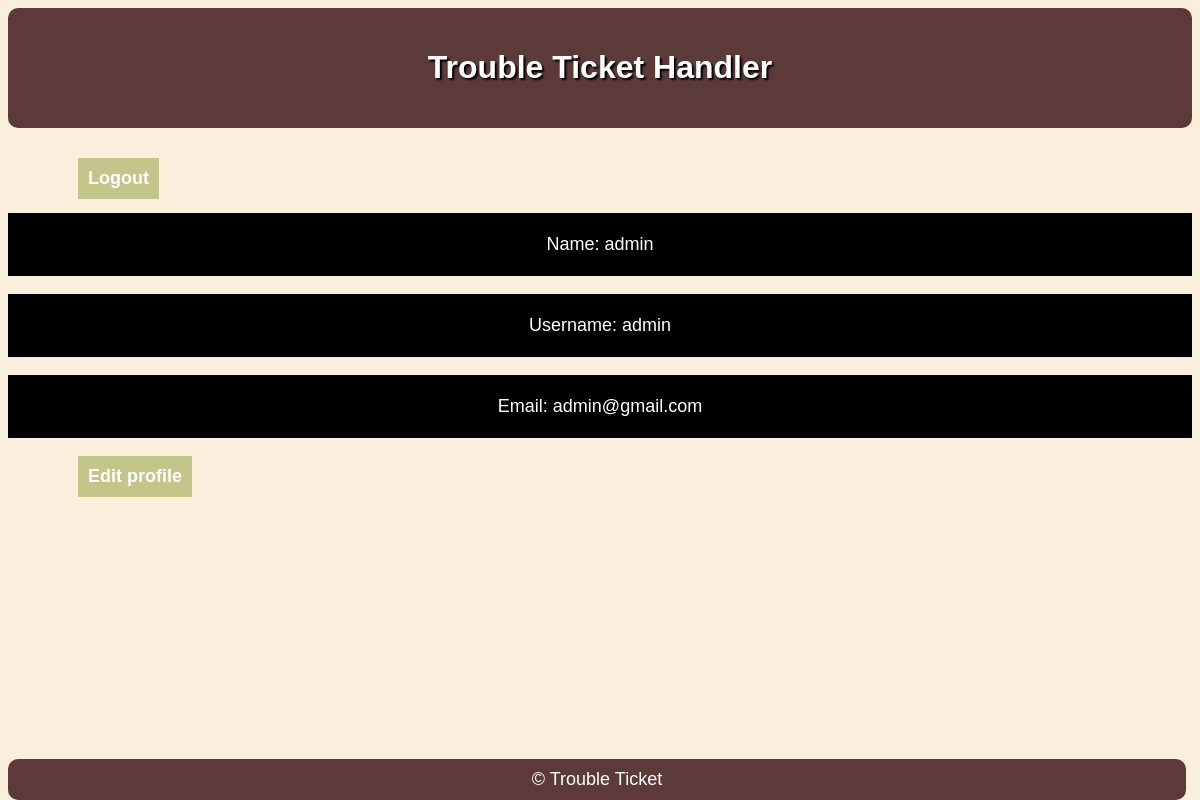
The app's page /profile.php (signed in) with its own data.
### tables this page shows
CREATE TABLE user (
  id INTEGER PRIMARY KEY AUTOINCREMENT,
  status TEXT NOT NULL,
  name TEXT NOT NULL,
  username TEXT UNIQUE NOT NULL,
  password TEXT NOT NULL,
  email TEXT NOT NULL,
  department TEXT
);

### profile.php (the view, shortened to what this page needs)
<?php
$db = getDataBaseConnection();
$stmt = $db->prepare("SELECT * FROM user WHERE id = :id");
$stmt->bindParam(':id', $_SESSION['user_id']);
$stmt->execute();
$user = $stmt->fetch();
?>
<!DOCTYPE html>
<html lang="en-US">
  <head>
    <link rel="stylesheet" href="style2.css">
  </head>
  <header>
    <?php  if ($user['status'] == 'Admin'): ?>
        <h1><a href="admin.php">Trouble Ticket Handler</a></h1>
    <?php elseif ($user['status'] == 'Agent'): ?>
        <h1><a href="agent.php">Trouble Ticket Handler</a></h1>
    <?php else: ?>
        <h1><a href="main.php">Trouble Ticket Handler</a></h1>
    <?php endif; ?>
</header>
    <a href="login.php" class = "a-prof">Logout</a>
    <p class = "p-prof1"> Name: <?=$user['name']?> </p>
    <p class = "p-prof"> Username: <?=$user['username']?> </p>
    <p class = "p-prof"> Email: <?=$user['email']?> </p>
    <a href="#" class = "a-prof" onclick="showFormProfile()">Edit profile</a>
    <br>
    <footer>
    &copy; Trouble Ticket
    </footer>
</html>

### style2.css (style rules this page uses)
header { background-color: rgb(92, 58, 58); color: #fff; padding: 20px; text-align: center; margin-bottom: 30px; border-radius: 10px; text-shadow: black 2px 2px 2px; }
h1 a { color: white; margin: 20px; }
a { color: rgb(92, 58, 58); text-decoration: none; }
footer { position: fixed; bottom: 0; width: 96.5%; border-radius: 10px; text-align: center; background-color: rgb(92, 58, 58); color: #fff; padding: 10px; margin-top: 30px; font-size: 18px; }
.p-prof1 { margin-top: 85px; color: white; border: 1px solid black; background-color: black; text-align: center; padding: 20px; font-size: 18px; }
.p-prof { color: white; border: 1px solid black; background-color: black; text-align: center; padding: 20px; font-size: 18px; }
.a-prof { position: absolute; background-color:rgba(144, 158, 54, 0.5); padding: 10px; margin-left: 70px; display: inline-block; font-size: 18px; font-weight: bold; color: white; box-sizing: content-box; margin-bottom: 20px; }

### records on screen
user: name "admin", username "admin", email "admin@gmail.com"
